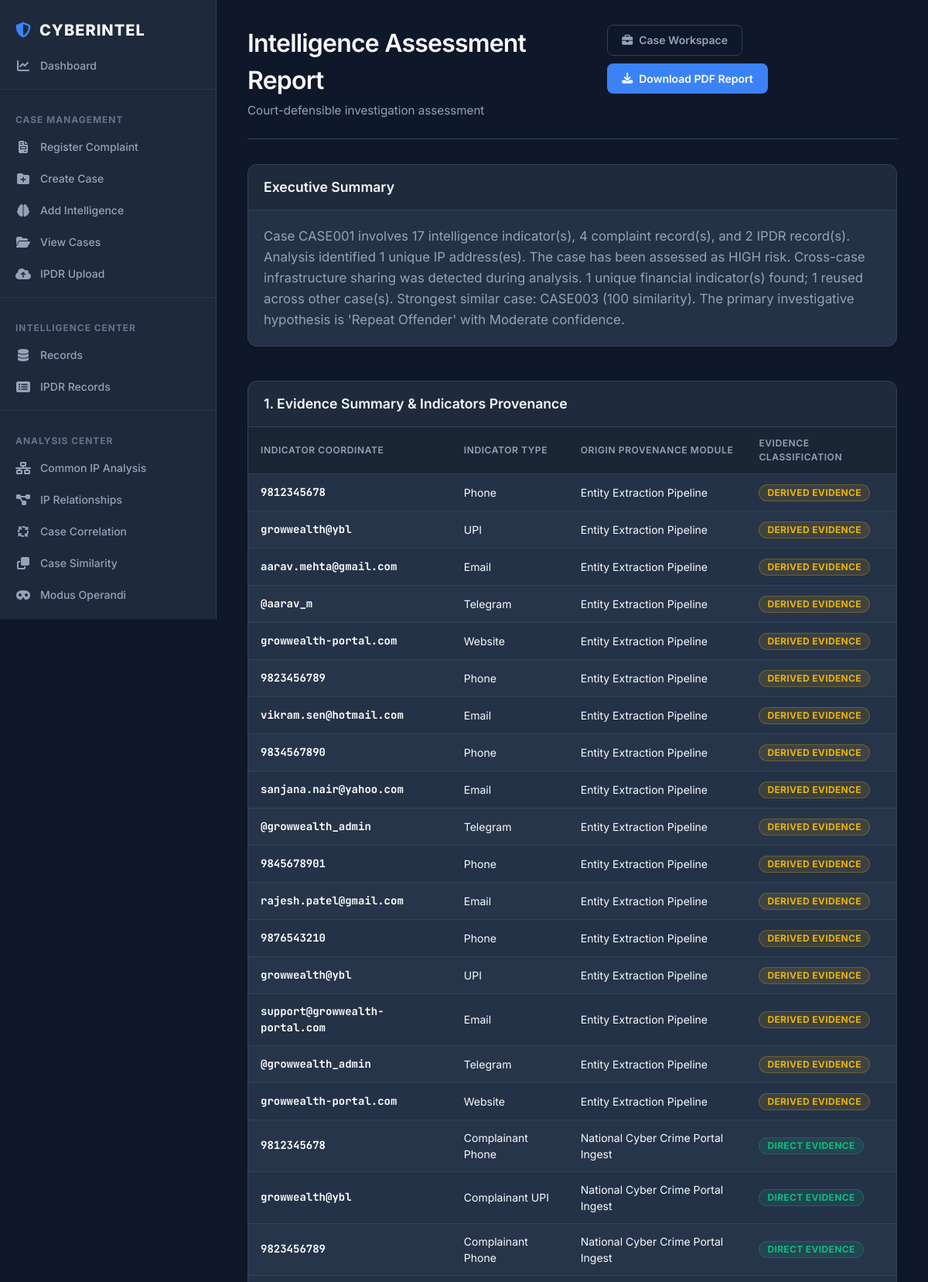
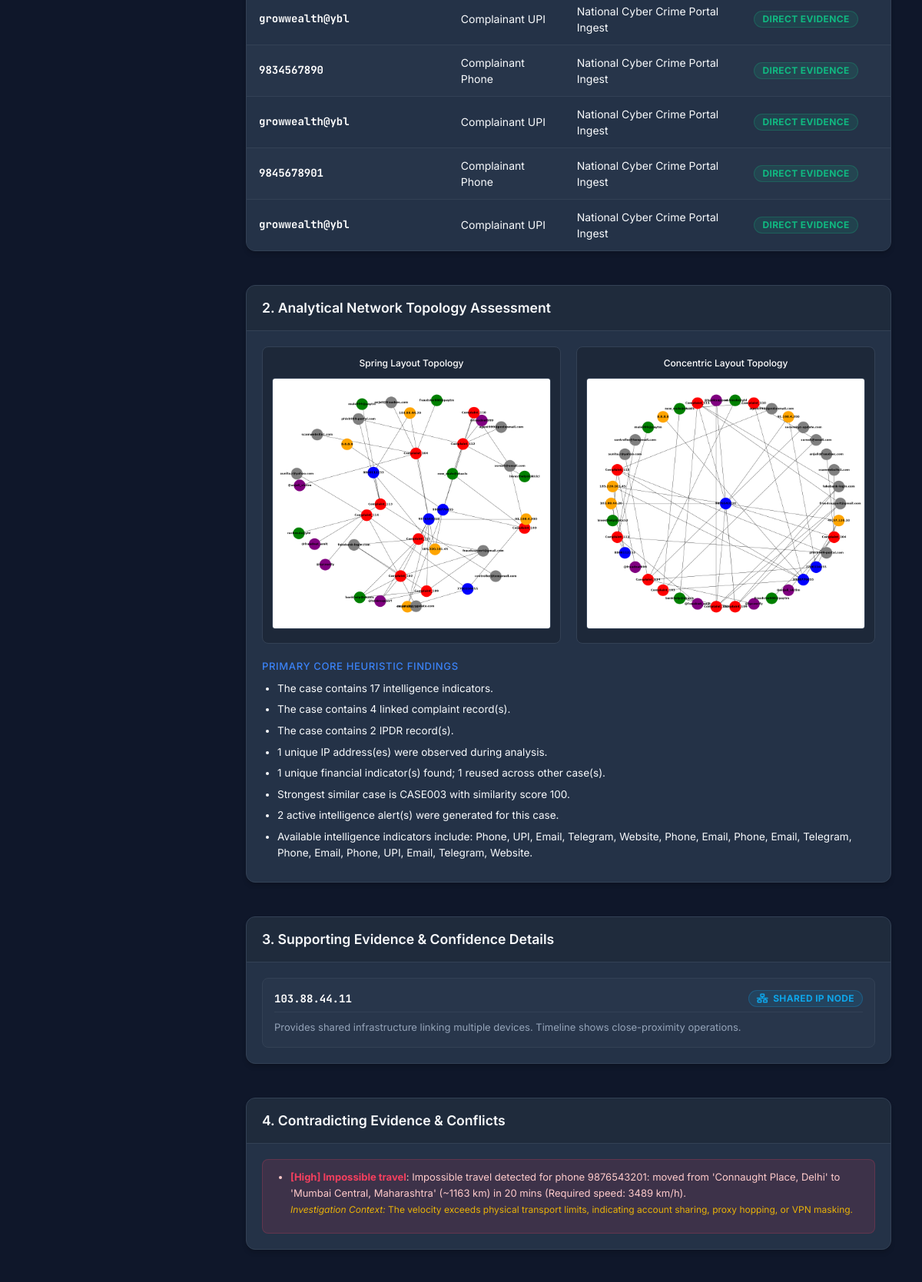
The app's page /assessment/CASE001 (upper part) with its own data (2 pictures, top to bottom).
### tables this page shows
CREATE TABLE entities (
    id INTEGER PRIMARY KEY AUTOINCREMENT,
    entity_type TEXT NOT NULL,
    entity_value TEXT NOT NULL,
    source TEXT,
    date_added TEXT,
    case_id TEXT
, country TEXT, state TEXT, district TEXT, city TEXT, locality TEXT, address TEXT, latitude REAL, longitude REAL);

CREATE TABLE complaints (
    id INTEGER PRIMARY KEY AUTOINCREMENT,
    complainant_name TEXT,
    phone_number TEXT,
    upi_id TEXT,
    email TEXT,
    telegram TEXT,
    website TEXT,
    complaint_details TEXT,
    date_added TEXT,
    case_id TEXT
, country TEXT, state TEXT, district TEXT, city TEXT, locality TEXT, address TEXT, latitude REAL, longitude REAL);

CREATE TABLE ipdr_records (
    id INTEGER PRIMARY KEY AUTOINCREMENT,
    phone_number TEXT,
    ip_address TEXT,
    timestamp TEXT,
    location TEXT,
    case_id TEXT
, cell_tower_id TEXT, tower_name TEXT, country TEXT, state TEXT, district TEXT, city TEXT, latitude REAL, longitude REAL);

### app.py (the view)
@app.route("/assessment/<case_id>")
def intelligence_assessment(case_id):
    from services.hypothesis_service import generate_hypothesis
    from services.contradiction_service import detect_case_contradictions
    report = generate_intelligence_assessment(case_id)
    hypothesis = generate_hypothesis(case_id, report)
    contradictions = detect_case_contradictions(case_id)
    timeline = get_case_timeline(case_id)
    report["executive_summary"] = (
        report["executive_summary"]
        + f" The primary investigative hypothesis is '{hypothesis['likely_scenario']}'"
        + f" with {hypothesis['confidence_level']} confidence."
    )
    return render_template(
        "intelligence_assessment.html",
        report=report,
        hypothesis=hypothesis,
        contradictions=contradictions,
        timeline=timeline,
        case_id=case_id
    )

### services/alert_service.py (called while the page is built)
def _connect():
    return sqlite3.connect(DB_PATH)

def alert_summary(case_id):
    alerts = generate_case_alerts(case_id)
    counts = {"HIGH": 0, "MEDIUM": 0, "LOW": 0}
    for alert in alerts:
        counts[alert["severity"]] = counts.get(alert["severity"], 0) + 1
    return {
        "total": len(alerts),
        "counts": counts,
        "alerts": alerts
    }

### services/cache_service.py (called while the page is built)
def request_cached(name_prefix):
    def decorator(func):
        def wrapper(*args, **kwargs):
            if not has_request_context():
                return func(*args, **kwargs)
            if not hasattr(g, 'request_cache'):
                g.request_cache = {}
            key_args = tuple(str(a) for a in args)
            key_kwargs = tuple((k, str(v)) for k, v in sorted(kwargs.items()))
            key = (name_prefix, key_args, key_kwargs)
            if key not in g.request_cache:
                g.request_cache[key] = func(*args, **kwargs)
            return g.request_cache[key]
        wrapper.__name__ = func.__name__
        return wrapper
    return decorator

### services/contradiction_service.py (called while the page is built)
def _connect():
    return sqlite3.connect(DB_PATH)

def haversine_distance(lat1, lon1, lat2, lon2):
    R = 6371.0
    phi1 = math.radians(lat1)
    phi2 = math.radians(lat2)
    delta_phi = math.radians(lat2 - lat1)
    delta_lambda = math.radians(lon2 - lon1)
    a = math.sin(delta_phi / 2.0)**2 + \
        math.cos(phi1) * math.cos(phi2) * \
        math.sin(delta_lambda / 2.0)**2
    c = 2.0 * math.atan2(math.sqrt(a), math.sqrt(1.0 - a))
    return R * c

### services/financial_service.py (called while the page is built)
def _connect():
    return sqlite3.connect(DB_PATH)

def _instrument(kind, value, case_id, source, context=""):
    return {
        "kind": kind,
        "value": value,
        "case_id": case_id,
        "source": source,
        "context": context or ""
    }

def _extract_from_text(text, case_id, source):
    instruments = []
    if not text:
        return instruments
    for match in IFSC_RE.findall(text):
        instruments.append(_instrument("IFSC", match.upper(), case_id, source))
    for match in ACCOUNT_RE.findall(text):
        instruments.append(_instrument("Account", match, case_id, source))
    for token in re.split(r"\s|,|;|\(|\)|\[|\]|<|>", text):
        cleaned = token.strip(" .:-")
        if UPI_RE.match(cleaned):
            instruments.append(_instrument("UPI", cleaned, case_id, source))
    return instruments

### services/similarity_service.py (called while the page is built)
def _cache_get(key):
    return _CACHE.get(key)

### templates/intelligence_assessment.html (shortened to what this page needs)
{% extends "base.html" %}
{% block content %}
<div class="workspace-header">
    <div>
        <h1>Intelligence Assessment Report</h1>
        <p class="subtitle">Court-defensible investigation assessment</p>
    </div>
    <div class="workspace-actions">
        <a class="btn btn-outline" href="/workspace/{{ case_id }}"><i class="fa-solid fa-briefcase"></i> Case Workspace</a>
        <a href="/download_report/{{ case_id }}" class="btn btn-primary"><i class="fa-solid fa-download"></i> Download PDF Report</a>
    </div>
</div>
<div style="max-width: 1000px; margin: 0 auto; display: flex; flex-direction: column; gap: 20px;">
    <div class="card">
        <div class="card-header">
            <h3>Executive Summary</h3>
        </div>
        <div class="card-body" style="font-size: 1.05rem; line-height: 1.6; color: var(--text-secondary);">
            <p style="margin: 0;">{{ report.executive_summary }}</p>
        </div>
    </div>
    <div class="card">
        <div class="card-header">
            <h3>1. Evidence Summary &amp; Indicators Provenance</h3>
        </div>
        <div class="card-body" style="padding: 0;">
            <div class="table-container" style="border: none; margin: 0; border-radius: 0;">
                <table>
                    <thead>
                        <tr>
                            <th>Indicator coordinate</th>
                            <th>Indicator Type</th>
                            <th>Origin Provenance Module</th>
                            <th>Evidence Classification</th>
                        </tr>
                    </thead>
                    <tbody>
                        {% for entity in report.entities %}
                        <tr>
                            <td style="font-family: var(--font-mono); font-weight: bold; color: #fff;">{{ entity[2] }}</td>
                            <td>{{ entity[1] }}</td>
                            <td>Entity Extraction Pipeline</td>
                            <td><span class="badge badge-medium">Derived Evidence</span></td>
                        </tr>
                        {% endfor %}
                        {% for comp in report.complaints %}
                        {% if comp[2] %}
                        <tr>
                            <td style="font-family: var(--font-mono); font-weight: bold; color: #fff;">{{ comp[2] }}</td>
                            <td>Complainant Phone</td>
                            <td>National Cyber Crime Portal Ingest</td>
                            <td><span class="badge badge-low">Direct Evidence</span></td>
                        </tr>
                        {% endif %}
                        {% if comp[3] %}
                        <tr>
                            <td style="font-family: var(--font-mono); font-weight: bold; color: #fff;">{{ comp[3] }}</td>
                            <td>Complainant UPI</td>
                            <td>National Cyber Crime Portal Ingest</td>
                            <td><span class="badge badge-low">Direct Evidence</span></td>
                        </tr>
                        {% endif %}
                        {% endfor %}
                    </tbody>
                </table>
            </div>
        </div>
    </div>
    <div class="card">
        <div class="card-header">
            <h3>2. Analytical Network Topology Assessment</h3>
        </div>
        <div class="card-body">
            <div style="display: grid; grid-template-columns: 1fr 1fr; gap: 20px; margin-bottom: 20px;">
                <div style="background: rgba(0, 0, 0, 0.2); border: 1px solid var(--border-subtle); border-radius: var(--radius-md); padding: 12px; text-align: center;">
                    <h4 style="color: #fff; font-size: 12px; margin-top: 0; margin-bottom: 10px;">Spring Layout Topology</h4>
                    <img src="/static/link_graph.png" alt="Spring Layout Link Graph" style="max-width: 100%; height: auto; border: 1px solid var(--border-subtle); border-radius: var(--radius-sm);">
                </div>
                <div style="background: rgba(0, 0, 0, 0.2); border: 1px solid var(--border-subtle); border-radius: var(--radius-md); padding: 12px; text-align: center;">
                    <h4 style="color: #fff; font-size: 12px; margin-top: 0; margin-bottom: 10px;">Concentric Layout Topology</h4>
                    <img src="/static/link_graph_concentric.png" alt="Concentric Layout Link Graph" style="max-width: 100%; height: auto; border: 1px solid var(--border-subtle); border-radius: var(--radius-sm);">
                </div>
            </div>
            <h4 style="color: #fff; font-size: 13px; margin-top: 20px; margin-bottom: 8px; text-transform: uppercase; letter-spacing: 0.05em; color: var(--primary);">Primary Core Heuristic Findings</h4>
            <ul style="padding-left: 20px; margin: 0; line-height: 1.6; font-size: 13.5px; color: var(--text-primary);">
                {% for finding in report.findings %}
                <li style="margin-bottom: 6px;">{{ finding }}</li>
                {% endfor %}
            </ul>
        </div>
    </div>
    <div class="card">
        <div class="card-header">
            <h3>3. Supporting Evidence &amp; Confidence Details</h3>
        </div>
        <div class="card-body">
            <div style="display: grid; grid-template-columns: 1fr; gap: 10px;">
                {% for ip in report.ipdr_records|map(attribute='2')|unique %}
                {% if ip %}
                <div style="background: rgba(255,255,255,0.02); border: 1px solid var(--border-subtle); border-radius: var(--radius-md); padding: 15px;">
                    <div style="display: flex; justify-content: space-between; align-items: center; border-bottom: 1px solid var(--border-subtle); padding-bottom: 6px; margin-bottom: 10px;">
                        <strong style="color: #fff; font-family: var(--font-mono); font-size: 14px;">{{ ip }}</strong>
                        <span class="badge badge-info"><i class="fa-solid fa-network-wired"></i> Shared IP Node</span>
                    </div>
                    <p style="font-size: 13px; color: var(--text-secondary); margin: 0;">Provides shared infrastructure linking multiple devices. Timeline shows close-proximity operations.</p>
                </div>
                {% endif %}
                {% endfor %}
            </div>
        </div>
    </div>
    <div class="card">
        <div class="card-header">
            <h3>4. Contradicting Evidence &amp; Conflicts</h3>
        </div>
        <div class="card-body">
            {% if contradictions %}
            <div class="flag-item flag-on" style="flex-direction: column; align-items: stretch; gap: 8px;">
                <ul style="padding-left: 20px; margin: 0; line-height: 1.6; font-size: 13px;">
                    {% for c in contradictions %}
                    <li style="margin-bottom: 8px;">
                        <strong style="color: var(--color-high);">[{{ c.severity }}] {{ c.type|replace('_', ' ')|capitalize }}</strong>: {{ c.description }}
                        <br>
                        <span style="color: var(--color-medium); font-size: 12px;"><i>Investigation Context:</i> {{ c.explanation }}</span>
                    </li>
                    {% endfor %}
                </ul>
            </div>
            {% else %}
            <div class="flag-item flag-off">
                <i class="fa-solid fa-circle-check"></i>
                <span>No contradictions or chronological conflicts detected in this case file.</span>
            </div>
            {% endif %}
        </div>
    </div>
</div>
{% endblock %}

### templates/base.html (shortened to what this page needs)
<!DOCTYPE html>
<html lang="en">
<head>
    <link rel="stylesheet" href="https://cdnjs.cloudflare.com/ajax/libs/font-awesome/6.4.0/css/all.min.css">
    <link rel="stylesheet" href="{{ url_for('static', filename='style.css') }}">
    <link href="https://unpkg.com/vis-network/styles/vis-network.min.css" rel="stylesheet" type="text/css" />
</head>
<body>
    <div class="sidebar">
        <h2><i class="fa-solid fa-shield-halved"></i> CyberIntel</h2>
        <a href="/" id="nav-dashboard"><i class="fa-solid fa-chart-line"></i> Dashboard</a>
        <hr>
        <h4>Case Management</h4>
        <a href="/complaint" id="nav-complaint"><i class="fa-solid fa-file-invoice"></i> Register Complaint</a>
        <a href="/add_case" id="nav-add-case"><i class="fa-solid fa-folder-plus"></i> Create Case</a>
        <a href="/add_intelligence" id="nav-add-intel"><i class="fa-solid fa-brain"></i> Add Intelligence</a>
        <a href="/cases" id="nav-cases"><i class="fa-solid fa-folder-open"></i> View Cases</a>
        <a href="/ipdr_upload" id="nav-ipdr-upload"><i class="fa-solid fa-cloud-arrow-up"></i> IPDR Upload</a>
        <hr>
        <h4>Intelligence Center</h4>
        <a href="/records" id="nav-records"><i class="fa-solid fa-database"></i> Records</a>
        <a href="/ipdr_records" id="nav-ipdr-records"><i class="fa-solid fa-rectangle-list"></i> IPDR Records</a>
        <hr>
        <h4>Analysis Center</h4>
        <a href="/common_ip" id="nav-common-ip"><i class="fa-solid fa-network-wired"></i> Common IP Analysis</a>
        <a href="/ip_relationships" id="nav-ip-rel"><i class="fa-solid fa-diagram-project"></i> IP Relationships</a>
        <a href="/case_correlation" id="nav-case-corr"><i class="fa-solid fa-arrows-spin"></i> Case Correlation</a>
        <a href="/case_similarity" id="nav-case-sim"><i class="fa-solid fa-clone"></i> Case Similarity</a>
        <a href="/modus_operandi" id="nav-modus"><i class="fa-solid fa-mask"></i> Modus Operandi</a>
        <a href="/sop" id="nav-sop"> Knowledge Base / SOPs</a>
    </div>
    <div class="main-content">
        {% block content %}
        {% endblock %}
    </div>
</body>
</html>

### records on screen
entities: entity_value "9812345678", entity_type "Phone"
entities: entity_value "growwealth@ybl", entity_type "UPI"
entities: entity_value "aarav.mehta@gmail.com", entity_type "Email"
entities: entity_value "@aarav_m", entity_type "Telegram"
entities: entity_value "growwealth-portal.com", entity_type "Website"
entities: entity_value "9823456789", entity_type "Phone"
entities: entity_value "vikram.sen@hotmail.com", entity_type "Email"
entities: entity_value "9834567890", entity_type "Phone"
entities: entity_value "sanjana.nair@yahoo.com", entity_type "Email"
entities: entity_value "@growwealth_admin", entity_type "Telegram"
entities: entity_value "9845678901", entity_type "Phone"
entities: entity_value "rajesh.patel@gmail.com", entity_type "Email"
entities: entity_value "9876543210", entity_type "Phone"
entities: entity_value "growwealth@ybl", entity_type "UPI"
entities: entity_value "support@growwealth-portal.com", entity_type "Email"
entities: entity_value "@growwealth_admin", entity_type "Telegram"
entities: entity_value "growwealth-portal.com", entity_type "Website"
complaints: phone_number "9812345678", upi "growwealth@ybl"
complaints: phone_number "9823456789", upi "growwealth@ybl"
complaints: phone_number "9834567890", upi "growwealth@ybl"
complaints: phone_number "9845678901", upi "growwealth@ybl"
ipdr_records: ip_address "103.88.44.11"

### other values on screen
{{ finding }} "The case contains 17 intelligence indicators." "The case contains 4 linked complaint record(s)." "The case contains 2 IPDR record(s)." "1 unique IP address(es) were observed during analysis." "1 unique financial indicator(s) found; 1 reused across other case(s)." "Strongest similar case is CASE003 with similarity score 100." "2 active intelligence alert(s) were generated for this case." "Available intelligence indicators include: Phone, UPI, Email, Telegram, Website, Phone, Email, Phone, Email, Telegram, Phone, Email, Phone, UPI, Email, Telegram, Website."
{{ c.severity }} "High"
{{ c.type|replace('_', ' ')|capitalize }} "Impossible travel"
{{ c.description }} "Impossible travel detected for phone 9876543201: moved from 'Connaught Place, Delhi' to 'Mumbai Central, Maharashtra' (~1163 km) in 20 mins (Required speed: 3489 km/h)."
{{ c.explanation }} "The velocity exceeds physical transport limits, indicating account sharing, proxy hopping, or VPN masking."
